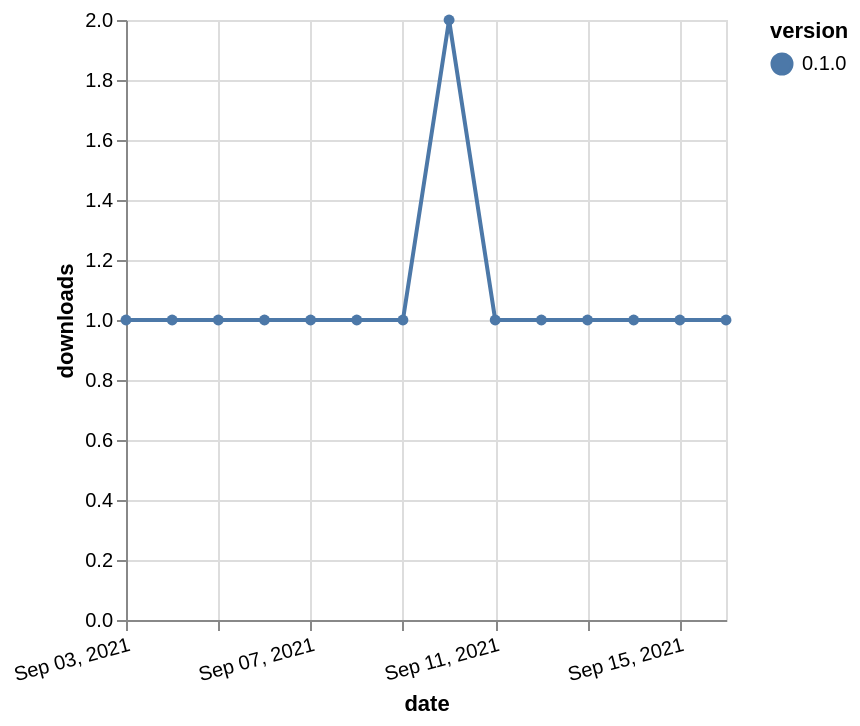

Write the Vega-Lite specification saved for this chart.
### Vega-Lite specification from a JSON file in a GitHub repository (floating-point values rounded to 4 significant figures)
{"$schema": "https://vega.github.io/schema/vega-lite/v5.json", "description": "A simple bar chart with embedded data.", "data": {"values": [{"date": "2021-09-03", "total": 178, "delta": 1, "version": "0.1.0"}, {"date": "2021-09-04", "total": 179, "delta": 1, "version": "0.1.0"}, {"date": "2021-09-05", "total": 180, "delta": 1, "version": "0.1.0"}, {"date": "2021-09-06", "total": 181, "delta": 1, "version": "0.1.0"}, {"date": "2021-09-07", "total": 182, "delta": 1, "version": "0.1.0"}, {"date": "2021-09-08", "total": 183, "delta": 1, "version": "0.1.0"}, {"date": "2021-09-09", "total": 184, "delta": 1, "version": "0.1.0"}, {"date": "2021-09-10", "total": 186, "delta": 2, "version": "0.1.0"}, {"date": "2021-09-11", "total": 187, "delta": 1, "version": "0.1.0"}, {"date": "2021-09-12", "total": 188, "delta": 1, "version": "0.1.0"}, {"date": "2021-09-13", "total": 189, "delta": 1, "version": "0.1.0"}, {"date": "2021-09-14", "total": 190, "delta": 1, "version": "0.1.0"}, {"date": "2021-09-15", "total": 191, "delta": 1, "version": "0.1.0"}, {"date": "2021-09-16", "total": 192, "delta": 1, "version": "0.1.0"}]}, "width": "container", "mark": {"type": "line", "point": {"filled": true}}, "encoding": {"x": {"field": "date", "type": "temporal", "timeUnit": "yearmonthdate", "title": "date", "axis": {"labelAngle": -15}}, "y": {"field": "delta", "type": "quantitative", "title": "downloads"}, "color": {"field": "version", "type": "nominal"}, "tooltip": {"field": "delta"}}}
